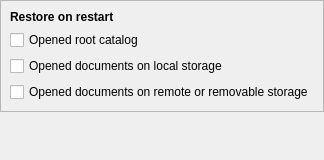
<?xml version="1.0" encoding="UTF-8"?>
<ui version="4.0">
 <class>SessionPage</class>
 <widget class="QWidget" name="SessionPage">
  <property name="geometry">
   <rect>
    <x>0</x>
    <y>0</y>
    <width>320</width>
    <height>160</height>
   </rect>
  </property>
  <layout class="QVBoxLayout" name="main_layout">
   <property name="leftMargin">
    <number>0</number>
   </property>
   <property name="topMargin">
    <number>0</number>
   </property>
   <property name="rightMargin">
    <number>0</number>
   </property>
   <property name="bottomMargin">
    <number>0</number>
   </property>
   <item>
    <widget class="QFrame" name="restart_frame">
     <property name="sizePolicy">
      <sizepolicy hsizetype="Preferred" vsizetype="Maximum">
       <horstretch>0</horstretch>
       <verstretch>0</verstretch>
      </sizepolicy>
     </property>
     <property name="frameShape">
      <enum>QFrame::Shape::StyledPanel</enum>
     </property>
     <property name="frameShadow">
      <enum>QFrame::Shadow::Raised</enum>
     </property>
     <layout class="QVBoxLayout" name="restart_frame_layout">
      <item>
       <widget class="QLabel" name="restart_frame_label">
        <property name="font">
         <font>
          <bold>true</bold>
         </font>
        </property>
        <property name="text">
         <string>Restore on restart</string>
        </property>
       </widget>
      </item>
      <item>
       <widget class="QCheckBox" name="restore_root_catalog_check_box">
        <property name="text">
         <string>Opened root catalog</string>
        </property>
        <property name="toolTip">
         <string>When off, the app starts with no root catalog open.</string>
        </property>
       </widget>
      </item>
      <item>
       <widget class="QCheckBox" name="restore_local_documents_check_box">
        <property name="text">
         <string>Opened documents on local storage</string>
        </property>
        <property name="toolTip">
         <string>When off, the app starts without the documents that were open on a drive of this computer. Sessions keep being recorded on close either way.</string>
        </property>
       </widget>
      </item>
      <item>
       <widget class="QCheckBox" name="restore_remote_documents_check_box">
        <property name="text">
         <string>Opened documents on remote or removable storage</string>
        </property>
        <property name="toolTip">
         <string>When off, the app starts without the documents that were open on a network share, a removable drive or a disc. When on, they open as soon as their storage answers; one that does not answer stays remembered as open and returns with its storage.</string>
        </property>
       </widget>
      </item>
     </layout>
    </widget>
   </item>
   <item>
    <spacer name="bottom_spacer">
     <property name="orientation">
      <enum>Qt::Orientation::Vertical</enum>
     </property>
     <property name="sizeHint" stdset="0">
      <size>
       <width>0</width>
       <height>0</height>
      </size>
     </property>
    </spacer>
   </item>
  </layout>
 </widget>
 <resources/>
 <connections/>
</ui>
